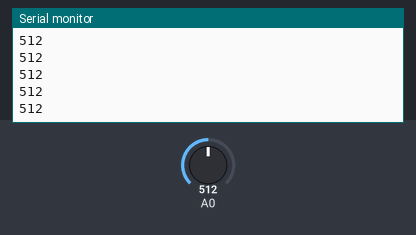
Simulated run of this sketch. Board: Arduino Uno, built with avr-gcc and run on an emulated ATmega328P. On the bench: the last lines printed to the serial monitor. Inputs (shaded band) come from the test bench; at power-on: A0 = 512. Storage starts empty.

Above: at 1.2 s.
1.3 s: A0 set to 716
At 2.3 s:
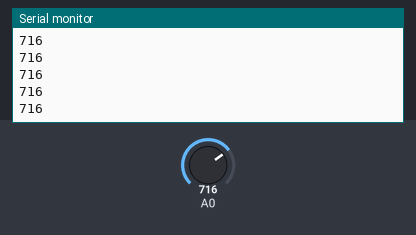
2.8 s: A0 set to 900
At 3.3 s:
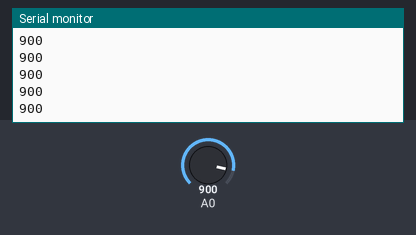
Timing chart, 0 to 5.8 s (numbered marks = the images above; inputs shaded):
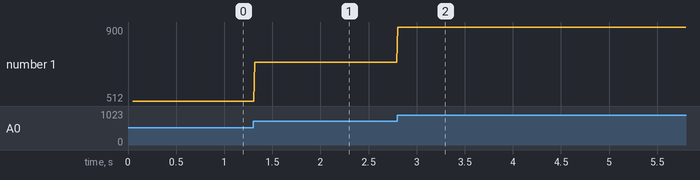

The sketch:

potentionmeter_reading.ino
```cpp
#include <SPI.h>
#include <SD.h>

const int chipSelect = 4;

File dataFile;

void setup()
{
  Serial.begin(9600);
  while(!Serial)
  {

  }
  Serial.println("Initializing SD card ....");
  if (!SD.begin(chipSelect)) {
    Serial.println("Card failed, or not present");
    // don't do anything more:
    while (1);
  }
  Serial.println("card initialized.");
}

void loop()
{
  dataFile = SD.open("datalog.txt", FILE_WRITE);
  int x = analogRead(A0);
  String dataString = String(x);
  if (dataFile) {
    dataFile.println(dataString);
    dataFile.close();
    // print to the serial port too:
    Serial.println(dataString);
  }
  // if the file isn't open, pop up an error:
  else {
    Serial.println("error opening datalog.txt");
  }
}
```

Measured:
- after the input at 1.3 s, the serial monitor: prints a new line at once (image 1)
- after the input at 2.8 s, the serial monitor: prints a new line at once (image 2)
- plotted number 1: 512 → 716 after the input at 1.3 s, 716 → 900 after the input at 2.8 s
